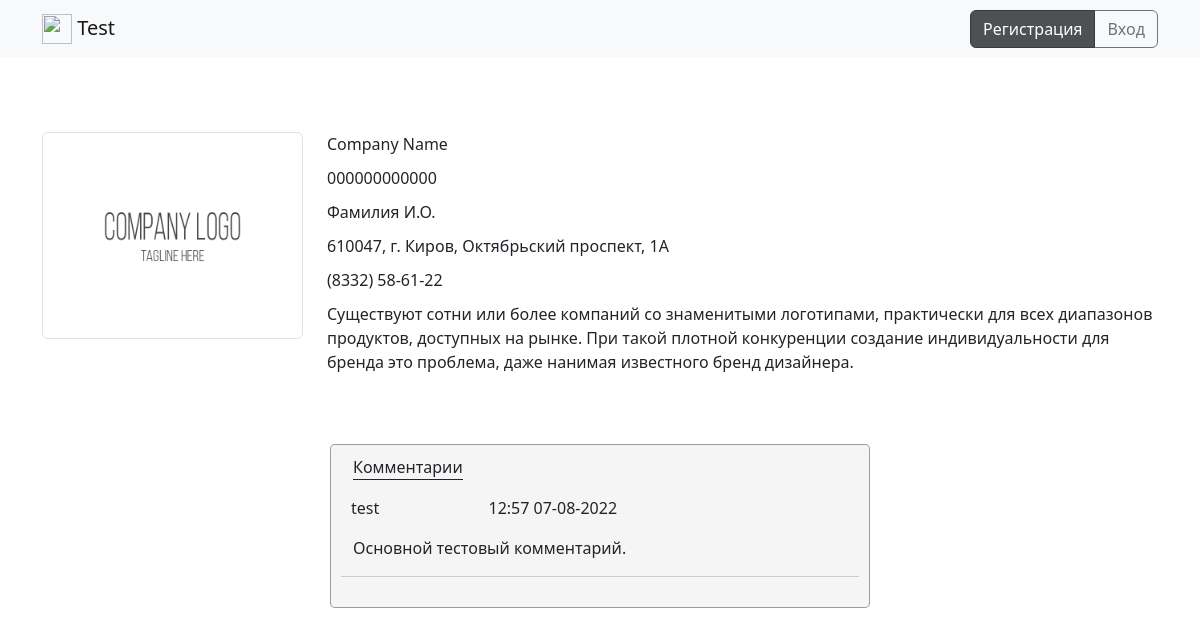
The page /company.php?id=1 on the database its author committed.
### tables this page shows
CREATE TABLE `t_company` (
  `co_id` int(11) NOT NULL,
  `co_name` varchar(50) NOT NULL,
  `co_inn` varchar(30) NOT NULL,
  `co_gendir` varchar(40) NOT NULL,
  `co_addr` varchar(100) NOT NULL,
  `co_tel` varchar(50) NOT NULL,
  `co_desc` varchar(255) NOT NULL,
  `co_logo` varchar(25) NOT NULL DEFAULT 'default.png',
  `log_adduser` varchar(40) NOT NULL
);

CREATE TABLE `t_comms` (
  `id` int(11) NOT NULL,
  `mast_id` int(11) NOT NULL,
  `user_id` int(11) NOT NULL,
  `pole_nm` varchar(25) NOT NULL,
  `comm_bl` varchar(500) NOT NULL,
  `data` varchar(25) NOT NULL
);

CREATE TABLE `t_users` (
  `id` int(11) NOT NULL,
  `login` varchar(25) NOT NULL,
  `pass` varchar(50) NOT NULL,
  `level` int(2) NOT NULL DEFAULT '1',
  `data` varchar(25) NOT NULL
);

### public_html/company.php (the view, shortened to what this page needs)
<?php
require_once ('func/tunel.php');
?>
<!DOCTYPE html>
<html lang="en">
<head>
    <link href="https://cdn.jsdelivr.net/npm/bootstrap@5.2.0-beta1/dist/css/bootstrap.min.css" rel="stylesheet">
    <link rel="stylesheet" href="/css/style.css">
</head>
<body>
    <header>
        <nav class="navbar navbar-expand-lg bg-light">
            <div class="container-xl">
                <a class="navbar-brand" href="/">
                    <img src="https://pixy.org/src2/575/5754102.jpg" alt="" width="30" height="30" class="d-inline-block align-text-top">
                    Test
                </a>
              <div class="collapse navbar-collapse" id="navbarSupportedContent">
                <ul class="navbar-nav me-auto mb-2 mb-lg-0">
                  <li class="nav-item">
                    <a class="nav-link"></a>
                  </li>
                </ul>
                <?php
				if (isset($_SESSION['u_id'])){
					echo'<div class="row justify-content-end">
							<div class="col-xl-6">
							  <a href="/" class="dip" aria-current="page"><label>Компании</label></a>
							</div>
							<div class="col-xl-6">
							  <a href="/profile/'.$_SESSION['u_id'].'" class=""><label>'.$_SESSION['login'].'</label></a>
							</div>
						 </div>
					';
				}else{
					echo'<div class="btn-group">
							<a href="/new" class="btn btn-dark active" aria-current="page">Регистрация</a>
							<a href="/login" class="btn btn-outline-secondary">Вход</a>
						</div>
					';
				}
				?>
              </div>
            </div>
          </nav>
    </header>
    <main>
	<section>
    </section>
	<?php
	if (isset($_GET['id'])){
		$company_id = $_GET['id'];
		$prob = mysqli_query($link, "SELECT 1 FROM `t_company` WHERE co_id='{$company_id}'");
		$loi = mysqli_fetch_array($prob);
		if($loi){
		$query = mysqli_query($link, "SELECT * FROM `t_company` WHERE co_id='{$company_id}'");
		$row = mysqli_fetch_array($query);
			$c_name = $row['co_name'];
			$c_inn = $row['co_inn'];
			$c_gendir = $row['co_gendir'];
			$c_addr = $row['co_addr'];
			$c_tel = $row['co_tel'];
			$c_desc = $row['co_desc'];
			$c_logo = $row['co_logo'];
			echo'
		<section>
            <div class="container">
                <div class="row">
                    <div class="col-sm-3">
                        <div class="col">
                            <img src="/imgs/'.$c_logo.'" class="img-thumbnail" alt="'.$c_name.'">
                        </div>
                    </div>
                    <div class="col-sm-9">
                        <div class="col">';
							echo'
                            <div class="row justify-content-end" data-tag="comp_name">
                                <div class="col">
                                    '.$c_name.'
                                </div>';
							echo'
                            </div>';
							echo'
                            <div class="row justify-content-end" data-tag="comp_inn">
                                <div class="col">
                                    '.$c_inn.'
                                </div>
								';
							echo'
                            </div>';
							echo'
                            <div class="row justify-content-end" data-tag="comp_gen">
                                <div class="col">
                                    '.$c_gendir.'
                                </div>
								';
							echo'
                            </div>';
							echo'
                            <div class="row justify-content-end" data-tag="comp_adr">
                                <div class="col">
                                    '.$c_addr.'
                                </div>
								';
							echo'
                            </div>';
							echo'
                            <div class="row justify-content-end" data-tag="comp_tel">
                                <div class="col">
                                    '.$c_tel.'
                                </div>';
							echo'
                            </div>';
							echo'
                            <div class="row justify-content-end" data-tag="comp_des">
                                <div class="col">
                                    '.$c_desc.'
                                </div>
								';
							echo'
                            </div>';
							echo'
                        </div>
                    </div>
                </div>
            </div>
        </section>';
		echo'
		<section>
			<div class="container ">';
			require_once('func/mancom_f.php');
			echo'
			</div>
		</section>
		';
		}
	}
	?>
    </main>
</body>
</html>

### public_html/func/mancom_f.php (shortened to what this page needs)
<?php
echo'
				<div class="row frm-com">
                        <div class="col align-self-start">
							<div class="row">
								<div class="input-group mb-3">
									<label class="title-block">Комментарии</label>
								</div>
                            </div>';
							$mn_com = mysqli_query($link, "SELECT 1 FROM `t_comms` WHERE mast_id='{$company_id}' and pole_nm='comm_all'");
							$mn_comst = mysqli_fetch_array($mn_com);
							if($mn_comst){
							echo'<div class="row" id="blk_com">';
								$mn_commt = mysqli_query($link, "SELECT * FROM `t_comms` WHERE mast_id='{$company_id}' and pole_nm='comm_all' ORDER BY id DESC");
								while($mn_temp = mysqli_fetch_array($mn_commt)){
								$comm_text = $mn_temp['comm_bl'];
								$comm_uid = $mn_temp['user_id'];
								$comm_dt = $mn_temp['data'];
								$temp_uid = mysqli_query($link, "SELECT id,login FROM `t_users` WHERE id='{$comm_uid}'");
								$temp_tk = mysqli_fetch_array($temp_uid);
								$u_prof = $temp_tk['login'];
							echo'
							<div class="comm_bl">
								<div class="input-group mb-3">
									<div class="container text-start">
										<div class="row">
											<div class="col-3">
												<text class="user-name">'.$u_prof.'</text>
											</div>
											<div class="col-9">
												'.$comm_dt.'
											</div>
										</div>
									</div>
								</div>
								<div class="input-group mb-3">
									<div>'.$comm_text.'</div>
								</div>
							</div>';
								}
							echo'</div>';
							}
						echo'
                        </div>
                </div>';
?>

### public_html/css/style.css (style rules this page uses)
section { padding:25px 0px; }
.col { margin-bottom:10px; }
.frm-add, .frm-com, .frmc-add { padding:10px; border:1px solid rgb(69 69 69 / 50%); border-radius:calc(0.375rem - 1px); background-color:#f5f5f5; max-width:540px; margin:auto; margin-bottom:40px; }
.title-block { border-bottom:1px solid; }
.user-name { margin-left:-14px; }
.comm_bl { margin-bottom:10px; border-bottom:1px solid #ccc; }

### rows shown on the page
t_company: co_logo (placeholder picture), co_name "Company Name", co_inn "000000000000", co_gendir "Фамилия И.О.", co_addr "610047, г. Киров, Октябрьский проспект, 1А", co_tel "(8332) 58-61-22", co_desc "Существуют сотни или более компаний со знаменитыми логотипами, практически для всех диапазонов продуктов, доступных на рынке. При такой плотной конкуренции создание индивидуальности для бренда это проблема, даже нанимая известного бренд дизайнера."
t_comms: user.login "test", data "12:57 07-08-2022", comm_bl "Основной тестовый комментарий."
